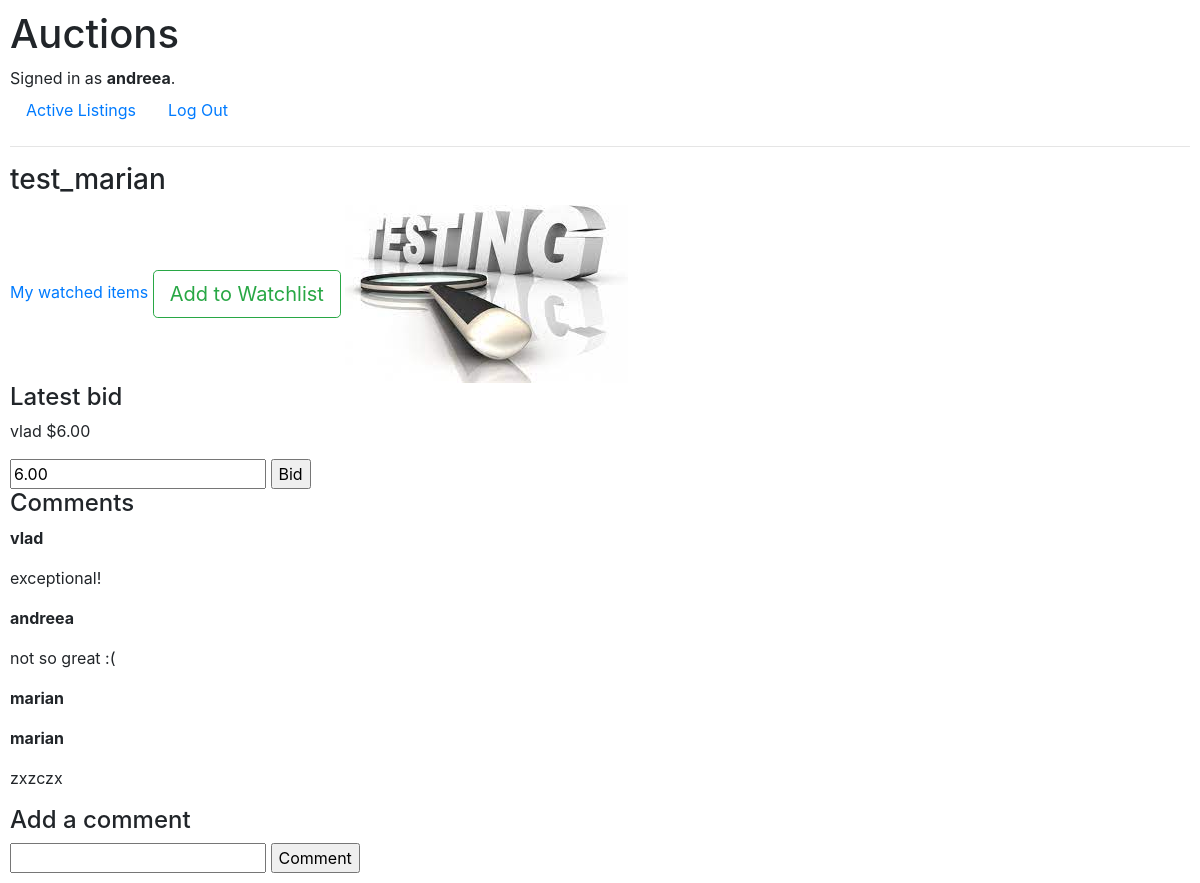
Page /listing/2 (signed in) on the committed database.
### auctions/models.py (models this page shows, shortened)
class User(AbstractUser):
    pass

class Listing(models.Model):
    user = models.ForeignKey(User, on_delete=models.CASCADE, null=False, blank=True)
    title = models.CharField(max_length=64)
    description = models.CharField(max_length=200)
    image = models.FileField(upload_to=image_path, blank=True, null=False)
    starting = models.DecimalField(max_digits=3, decimal_places=2,validators=[MinValueValidator(limit_value=1)], default=1)
    category = models.ForeignKey(Category, on_delete=models.CASCADE, null=True, related_name='category')
    active = models.BooleanField(default=True)
    def image_url(self):
        return self.image.url if self.image else None

class Bid(models.Model):
    user = models.ForeignKey(User, on_delete=models.CASCADE,null=False, blank=True, related_name="user_bid")
    listing = models.ForeignKey(Listing, on_delete=models.CASCADE,null=True, blank=True, related_name="listing_bid")
    bid = models.DecimalField(max_digits=3, decimal_places=2)
    def __str__(self):
        return str(self.bid)

class Comment(models.Model):
    user = models.ForeignKey(User, on_delete=models.CASCADE,null=False, blank=True, related_name="user_comments")
    listing = models.ForeignKey(Listing, on_delete=models.CASCADE,null=True, blank=True, related_name="listing_comments")
    comment = models.CharField(max_length=200)

### auctions/views.py (the view, shortened to what this page needs)
# urls.py: path("listing/<int:pk>", views.listing, name='listing'),
def listing(request, pk):
    listing = get_object_or_404(Listing, pk=pk)
    last_bid = Bid.objects.filter(listing=listing).last()
    comments = Comment.objects.filter(listing=listing)
    watching = Watching.objects.filter(user=request.user.id, listing=listing.id).exists()
    context = {
        "listing" : listing,
        'bid': last_bid,
        "comments":comments,
        "owner": checkOwner(request,listing),
        "watching": watching,
        }
    return render(request, "auctions/listing.html", context)

### auctions/views.py (called while the page is built)
def checkOwner(req, lis):
    if req.user.id == lis.user.id:
        return True

### auctions/templates/auctions/listing.html (shortened to what this page needs)
{% extends "auctions/layout.html" %}
{% load static %}
{% block body %}
    <h3>{{listing.title}}</h3>
    <a href="{% url 'watching' %}">My watched items</a>
    {% if not owner %}
        {% if watching %}
            <a href="{% url 'unwatch' listing.id  %}" role="button" class="btn btn-outline-secondary btn-lg">Remove from Watchlist</a>
        {% else %}
        <a href="{% url 'watch' listing.id  %}" role="button" class="btn btn-outline-success btn-lg">Add to Watchlist</a>
        {% endif %}
    {% endif %}
    {% if listing.image %}
    <img src="{{ listing.image_url }}" alt="{{ listing.title }}">
    {% else %}
        <img src="/uploads/default.jpg" alt="No image">
    {% endif %}
    {% if bid and not owner %}
        <h4>Latest bid</h4>
        <p>{{bid.user}} ${{bid|floatformat:2}}</p>
    {% endif %}
    {% if owner and bid %}
    <form action="" name="close" method="post">
        {% csrf_token %}
        <p>Highest bid: ${{bid}}</p>
        <input type="hidden" id="close" name="close" value="{{bid.user.id}}">
        <input type="submit" value="Close auction">
    </form>
    {% elif not owner %}
    <form action="" name="bid" method="post">
        <input type="number" name="bid_amount" id="bid_amount"
            {% if not bid %} min="{{listing.starting}}"
            placeholder="{{listing.starting|floatformat:2}}"
            {% else %}
            min="{{bid|floatformat:2}}" placeholder="{{bid|floatformat:2}}
            {% endif %}"
            value="{{bid|floatformat:2}}"
            required>
        <input type="submit" value="Bid">
    </form>
    {%else%}
        <p>No bids yet.</p>
    {% endif %}
    <h4>Comments</h4>
    {% for comment in comments %}
    <p><b>{{comment.user}}</b></p>
    <p>{{comment.comment}}</p>
    {%empty%}
    <p>No bids yet.</p>
    {% endfor %}
    <h4>Add a comment</h4>
    <form action="" name="comment" method="post">
        <input type="textarea" name="comment" required>
        <input type="submit" value="Comment">
    </form>
{% endblock %}

### auctions/templates/auctions/layout.html (shortened to what this page needs)
{% load static %}
<!DOCTYPE html>
<html lang="en">
    <head>
        <link rel="stylesheet" href="https://stackpath.bootstrapcdn.com/bootstrap/4.4.1/css/bootstrap.min.css">
        <link href="{% static 'auctions/styles.css' %}" rel="stylesheet">
    </head>
    <body>
        <h1>Auctions</h1>
        <div>
            {% if user.is_authenticated %}
                Signed in as <strong>{{ user.username }}</strong>.
            {% else %}
                Not signed in.
            {% endif %}
        </div>
        <ul class="nav">
            <li class="nav-item">
                <a class="nav-link" href="{% url 'index' %}">Active Listings</a>
            </li>
            {% if user.is_authenticated %}
                <li class="nav-item">
                    <a class="nav-link" href="{% url 'logout' %}">Log Out</a>
                </li>
            {% endif %}
        </ul>
        <hr>
        {% block body %}
        {% endblock %}
    </body>
</html>

### auctions/static/auctions/styles.css (style rules this page uses)
body { padding: 10px; }

### rows in the picture
User: username "andreea"
Listing: title "test_marian", image_url (picture)
Bid: user "vlad", bid "6.00", bid_amount "6.00"
Comment: user "vlad", comment "exceptional!"
Comment: user "andreea", comment "not so great :("
Comment: user "marian"
Comment: user "marian", comment "zxzczx"
